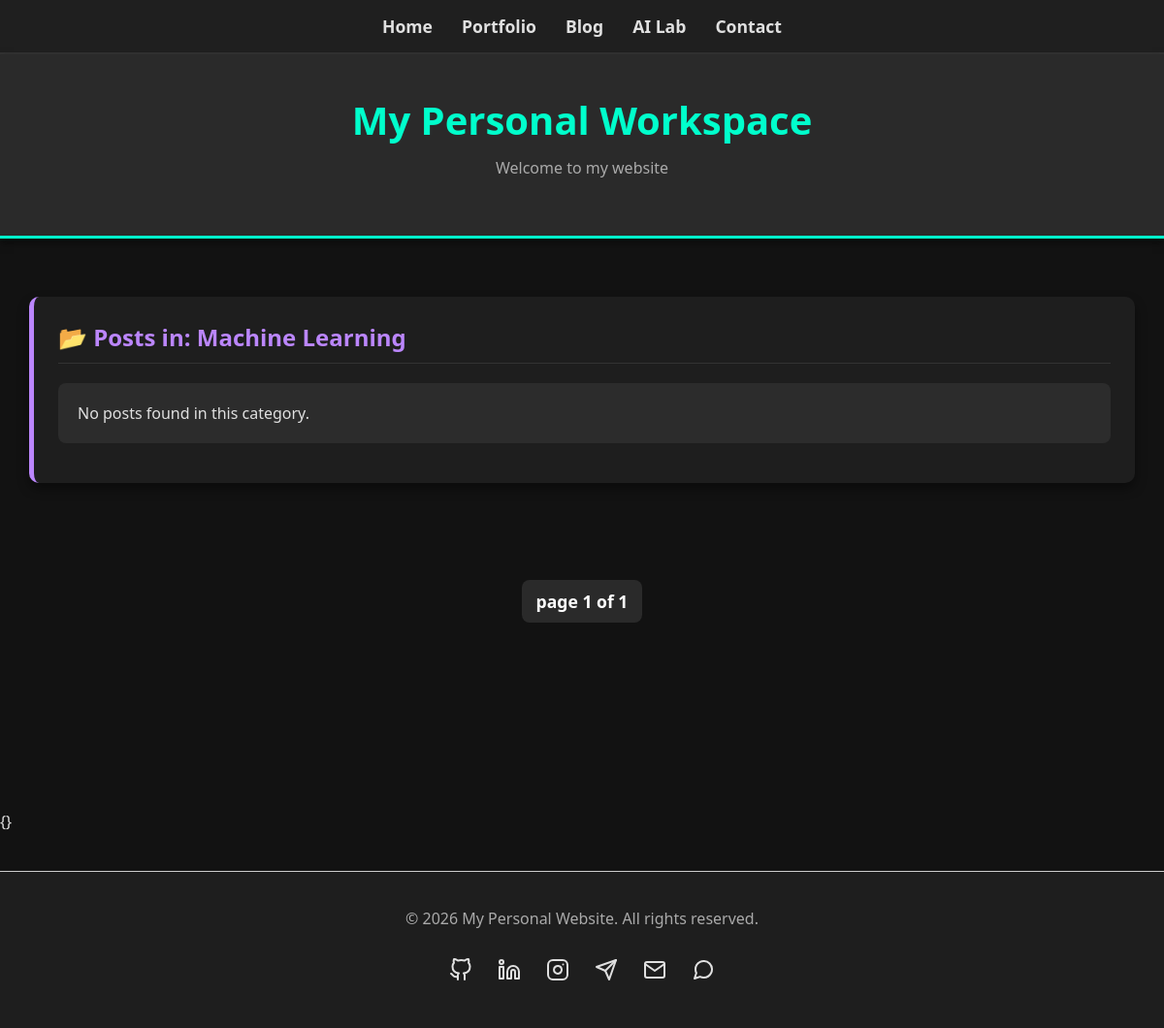
Page /category/Machine Learning/ on the earlier database version.
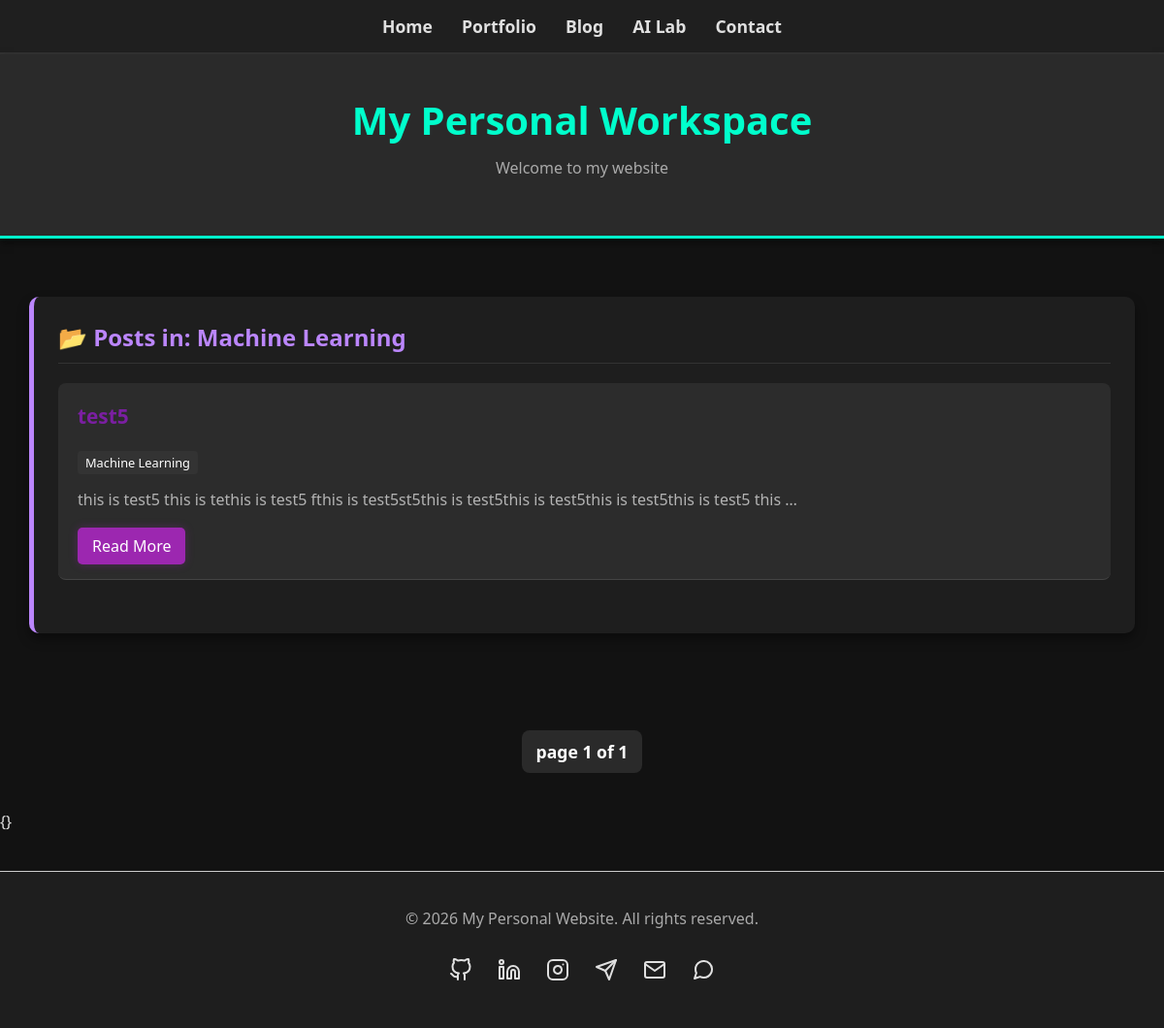
Same page on the later database version.
### blog/models.py (models this page shows, shortened)
class Category(models.Model):
    name = models.CharField(max_length=100)
    class Meta:
        verbose_name_plural = "Categories"

class Post(models.Model):
    title = models.CharField(max_length=200)
    content =  HTMLField()
    created_on = models.DateTimeField(auto_now_add=True)
    image = models.ImageField(upload_to='blog_images/', blank=True, null=True)
    categories = models.ManyToManyField(Category, blank=True)
    tags = TaggableManager()
    published_date = models.DateTimeField(default=timezone.now)
    class Meta:
        ordering = ['-created_on']

### blog/views.py (the view)
# urls.py: path('category/<str:category_name>/', blog_views.category_posts, name='category_posts'),
def category_posts(request, category_name):
    category = get_object_or_404(Category, name=category_name)
    posts = Post.objects.filter(categories=category).order_by('-created_on')
    paginator = Paginator(posts, 3)  # 3 posts per page
    page_number = request.GET.get('page')
    page_obj = paginator.get_page(page_number)
    context = {
        'category': category,
        'page_obj': page_obj,
    }
    return render(request, 'blog/category_posts.html', context)

### templates/blog/category_posts.html (shortened to what this page needs)
{% extends 'base.html' %}
{% block content %}
<div class="container">
    <div class="section-card">
        <h2>📂 Posts in: {{ category.name }}</h2>
        <ul>
            {% for post in page_obj %}
                <li class="li-blog" style="margin-bottom: 30px; border-bottom: 1px solid #444; padding-bottom: 15px;">
                    <strong>
                        <a href="{% url 'post_detail' post.id %}" style="color: #7b1fa2; text-decoration: none;">
                            {{ post.title }}
                        </a>
                    </strong>
                    <br><br>
                    {% if post.categories.all %}
                        <div style="margin-bottom: 10px;">
                            {% for cat in post.categories.all %}
                                <a href="{% url 'category_posts' cat.name %}" style="background-color: #333; color: #fff; padding: 3px 8px; border-radius: 4px; font-size: 0.8em; margin-right: 5px; text-decoration: none;">
                                    {{ cat.name }}
                                </a>
                            {% endfor %}
                        </div>
                    {% endif %}
                    <p>{{ post.content|striptags|truncatewords:20 }}</p>
                    <a href="{% url 'post_detail' post.id %}" class="btn-blog" style="padding: 8px 15px;">Read More</a>
                </li>
            {% empty %}
                <li>No posts found in this category.</li>
            {% endfor %}
        </ul>
    </div>
</div>
{% include 'components/pagination.html' with btn_class="btn-blog" %}
{% endblock %}

### templates/base.html (shortened to what this page needs)
{% load static %}
<!DOCTYPE html>
<html lang="en">
<head>
    <link rel="stylesheet" href="{% static 'css/style.css' %}">
</head>
<body>
    {% include 'components/navbar.html' %}
    {% block header_section %}
        {% include 'components/header.html' with title="My Personal Workspace" subtitle="Welcome to my website" %}
    {% endblock %}
    <main style="min-height: 70vh;">
        {% block content %}
        {% endblock %}
    </main>
    {% include 'components/footer.html' %}
</body>
</html>

### templates/components/navbar.html
    <nav class="navbar">
        <a href="{% url 'home' %}">Home</a>
        <a href="{% url 'portfolio' %}">Portfolio</a>
        <a href="{% url 'blog' %}">Blog</a>
        <a href="{% url 'ai_lab' %}">AI Lab</a>
        <a href="{% url 'contact' %}">Contact</a>
    </nav>

### templates/components/header.html
<header  style="text-align: center; padding: 40px 20px;
 background-color: #2a2a2a; margin-bottom: 30px; border-bottom: {{border_bottom_color|default:'3px solid #00ffcc'}};">
    <h1 style="color: {{ title_color|default:'#00ffcc' }};">{{ title|default:"My Personal Workspace" }}</h1>
    <p style="color: #aaa; margin-top: 10px;">{{ subtitle|default:"Welcome to my website" }}</p>
</header>

### templates/components/pagination.html (shortened to what this page needs)
<div class="pagination">
    <span class="step-links">
        <span class="current">
            page {{ page_obj.number }} of {{ page_obj.paginator.num_pages }}
        </span>
    </span>
</div>

### templates/components/footer.html
{}
<footer class="site-footer" style="text-align: center; padding: 20px; margin-top: 40px; border-top: 1px solid #ccc;">
    <p>&copy; 2026 My Personal Website. All rights reserved.</p>
    {% include 'components/social_links.html' %}
</footer>

### templates/components/social_links.html (shortened to what this page needs)
<div class="social-icons">
    <a href="https://github.com/YourUsername" class="icon-github" target="_blank" rel="noopener noreferrer" title="GitHub">
    </a>
    <a href="https://linkedin.com/in/YourUsername" class="icon-linkedin" target="_blank" rel="noopener noreferrer" title="LinkedIn">
    </a>
    <a href="https://instagram.com/YourUsername" class="icon-instagram" target="_blank" rel="noopener noreferrer" title="Instagram">
    </a>
    <a href="https://t.me/YourUsername" class="icon-telegram" target="_blank" rel="noopener noreferrer" title="Telegram">
        <svg xmlns="http://www.w3.org/2000/svg" width="24" height="24" viewBox="0 0 24 24" fill="none" stroke="currentColor" stroke-width="2" stroke-linecap="round" stroke-linejoin="round">
            <line x1="22" y1="2" x2="11" y2="13"></line>
            <polygon points="22 2 15 22 11 13 2 9 22 2"></polygon>
        </svg>
    </a>
    <a href="mailto:alitehranijohari1384@gmail.com" class="icon-email" title="Email">
    </a>
    <a href="https://ble.ir/alijt05" class="icon-bale" target="_blank" rel="noopener noreferrer" title="Bale">
    </a>
</div>

### static/css/style.css (style rules this page uses)
body { font-family: 'Segoe UI', Tahoma, Geneva, Verdana, sans-serif; background-color: #121212; color: #e0e0e0; margin: 0; padding: 0; }
header { background-color: #1f1f1f; padding: 20px; text-align: center; border-bottom: 3px solid #00ffcc; box-shadow: 0 4px 8px rgba(0,0,0,0.5); }
header h1 { margin: 0; color: #00ffcc; font-size: 2.5em; }
.container { display: flex; flex-direction: column; gap: 30px; padding: 30px; max-width: 1200px; margin: 0 auto; }
.section-card { background-color: #1e1e1e; padding: 25px; border-radius: 10px; box-shadow: 0 6px 12px rgba(0,0,0,0.4); border-left: 5px solid #bb86fc; }
.section-card h2 { margin-top: 0; color: #bb86fc; border-bottom: 1px solid #333; padding-bottom: 10px; }
ul { list-style-type: none; padding: 0; }
li { background-color: #2c2c2c; margin-bottom: 15px; padding: 20px; border-radius: 8px; transition: transform 0.3s ease; }
strong { color: #03dac6; font-size: 1.3em; }
p, small { color: #b3b3b3; line-height: 1.6; }
.navbar { background-color: #1f1f1f; display: flex; justify-content: center; gap: 30px; padding: 15px; border-bottom: 2px solid #333; }
.navbar a { color: #e0e0e0; text-decoration: none; font-size: 1.1em; font-weight: bold; transition: color 0.3s ease; }
.btn-blog { background-color: #9c27b0; box-shadow: 0 0 10px rgba(156, 39, 176, 0.3); border-radius: 5px; text-decoration: none; display: inline-block; color:white; }
.social-icons { display: flex; justify-content: center; align-items: center; gap: 10px; flex-wrap: wrap; margin: 20px 0; }
.social-icons a { display: inline-flex; color: #e0e0e0; transition: all 0.3s ease; padding: 8px; border-radius: 50%; background-color: transparent; }
.pagination { text-align: center; margin-top: 50px; padding: 20px 0; width: 100%; }
.pagination .step-links { display: flex; justify-content: center; align-items: center; gap: 15px; flex-wrap: wrap; }
.pagination .current { color: #fff; font-weight: bold; font-size: 1.1rem; padding: 10px 15px; background-color: rgba(255, 255, 255, 0.1); border-radius: 8px; }
.site-footer { text-align: center; padding: 20px; margin-top: 40px; border-top: 1px solid #444; background-color: #1e1e1e; }
.site-footer p { color: #aaa; margin-bottom: 15px; }

Differences in the rows shown:
now on this page (row edited): Post: title "test5", content "this is test5 this is tethis is test5 fthis is test5st5this is test5this is test5this is test5this is test5 this …", Category (name "Machine Learning")
Other differences:
text no longer shown: "No posts found in this category."
